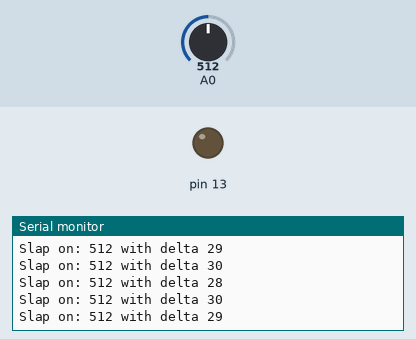
A sketch run on a simulated Arduino Uno, built with avr-gcc and run on an emulated ATmega328P. Shown: output pins drawn as LEDs (lit = HIGH), the last lines printed to the serial monitor. The inputs (shaded band) are chosen by the test bench; at power-on: A0 = 512.

Above: at 1.2 s.
1.3 s: A0 set to 990
At 1.9 s:
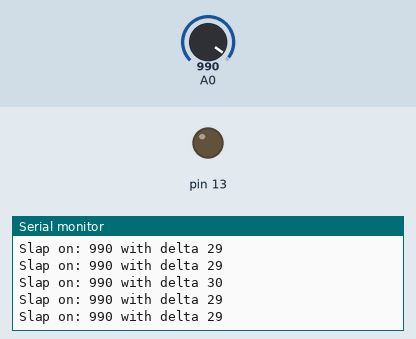
4.3 s: A0 set to 1012
At 4.8 s:
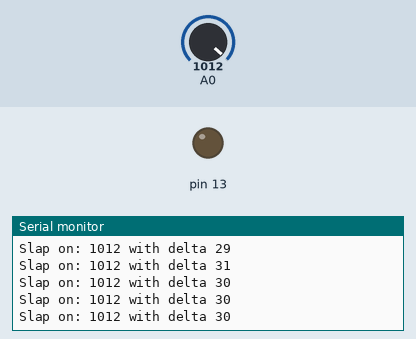
Timing chart, 0 to 7.3 s (numbered marks = the images above; inputs shaded):
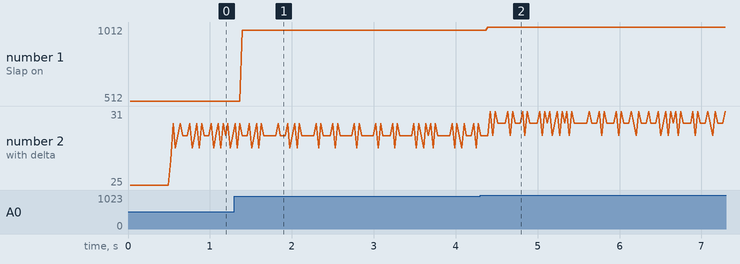

Measured:
- after the input at 1.3 s, the serial monitor: prints a new line after 0.09 s (image 1)
- after the input at 4.3 s, the serial monitor: prints a new line after 0.09 s (image 2)
- plotted number 1: 512 → 990 after the input at 1.3 s, 990 → 1012 after the input at 4.3 s

The sketch:

slap-relay.ino
```cpp
#include "settings.h"
#include "SlapDetector.h"

bool lamp;
SlapDetector * slapDetector;


void setup() {
  pinMode(13, OUTPUT); // диод
#ifdef DEBUG
  Serial.begin(9600);
#endif
  lamp = false;
  slapDetector = new SlapDetector(A0);
}

void toggleLamp() {
  lamp = !lamp;
  digitalWrite(13, lamp);
#ifdef DEBUG
  Serial.println(lamp ? "ON" : "OFF");
#endif

}

void loop() {
  if(slapDetector->update(millis())) {
    toggleLamp();
  }

}
```

SlapDetector.h
```cpp
class SlapDetector {
    unsigned long int lastSlap;
    int audio;
    int sensorPin;

  public:
    SlapDetector(int sensorPin) {
      this->sensorPin = sensorPin;
      pinMode(sensorPin, INPUT); // датчик
    }

    bool update(unsigned long int currentTime) {
      bool result = false;
      audio = analogRead(this->sensorPin);
      //Serial.println(audio);
      if (audio > SLAP_BREAKPOINT) {
        const short delta = currentTime - lastSlap;
        if(delta < LASTING_RPOTECTION_MIN) return false;

#ifdef DEBUG
        Serial.print("Slap on: ");
        Serial.print(audio);
        Serial.print(" with delta ");
        Serial.println(delta);
#endif

        if (delta > SLAP_INTERVAL_MIN && delta < SLAP_INTERVAL_MAX) {
          result = true;
        }
        lastSlap = currentTime;
      }
      return result;
    }

};
```

settings.h
```cpp
#define SLAP_BREAKPOINT 500
#define SLAP_INTERVAL_MIN 200
#define SLAP_INTERVAL_MAX 300
#define LASTING_RPOTECTION_MIN 25
#define DEBUG true
```
